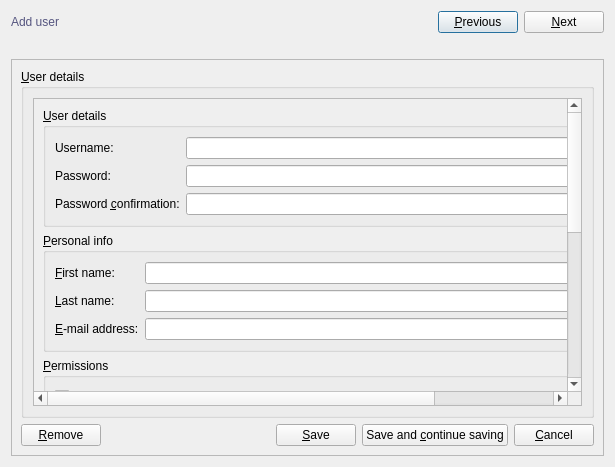
<?xml version="1.0" encoding="UTF-8"?>
<ui version="4.0">
 <class>UserForm</class>
 <widget class="QDialog" name="UserForm">
  <property name="geometry">
   <rect>
    <x>0</x>
    <y>0</y>
    <width>615</width>
    <height>467</height>
   </rect>
  </property>
  <property name="windowTitle">
   <string>User :: Form</string>
  </property>
  <property name="windowIcon">
   <iconset resource="resources.qrc">
    <normaloff>:/default/static/default/icons/22x22/face-devilish.png</normaloff>:/default/static/default/icons/22x22/face-devilish.png</iconset>
  </property>
  <layout class="QGridLayout" name="gridLayout_6">
   <item row="0" column="0">
    <layout class="QHBoxLayout" name="horizontalLayout_2">
     <item>
      <widget class="QLabel" name="titleLabel">
       <property name="styleSheet">
        <string notr="true">color: rgb(85, 85, 127);
font: 75 14pt &quot;DejaVu Sans Mono&quot;;</string>
       </property>
       <property name="text">
        <string>Add user</string>
       </property>
      </widget>
     </item>
     <item>
      <spacer name="horizontalSpacer_3">
       <property name="orientation">
        <enum>Qt::Horizontal</enum>
       </property>
       <property name="sizeHint" stdset="0">
        <size>
         <width>40</width>
         <height>20</height>
        </size>
       </property>
      </spacer>
     </item>
     <item>
      <widget class="QPushButton" name="previousPushButton">
       <property name="text">
        <string>&amp;Previous</string>
       </property>
       <property name="icon">
        <iconset resource="resources.qrc">
         <normaloff>:/default/static/default/icons/22x22/go-previous.png</normaloff>:/default/static/default/icons/22x22/go-previous.png</iconset>
       </property>
       <property name="shortcut">
        <string>Ctrl+Right, Ctrl+PgDown</string>
       </property>
      </widget>
     </item>
     <item>
      <widget class="QPushButton" name="nextPushButton">
       <property name="text">
        <string>&amp;Next</string>
       </property>
       <property name="icon">
        <iconset resource="resources.qrc">
         <normaloff>:/default/static/default/icons/22x22/go-next.png</normaloff>:/default/static/default/icons/22x22/go-next.png</iconset>
       </property>
       <property name="shortcut">
        <string>Ctrl+Left, Ctrl+PgUp</string>
       </property>
      </widget>
     </item>
    </layout>
   </item>
   <item row="1" column="0">
    <widget class="QLabel" name="statusLabel">
     <property name="text">
      <string/>
     </property>
    </widget>
   </item>
   <item row="2" column="0">
    <widget class="QFrame" name="frame">
     <property name="frameShape">
      <enum>QFrame::StyledPanel</enum>
     </property>
     <property name="frameShadow">
      <enum>QFrame::Raised</enum>
     </property>
     <layout class="QGridLayout" name="gridLayout_2">
      <item row="0" column="0">
       <widget class="QGroupBox" name="userGroupBox">
        <property name="title">
         <string>&amp;User details</string>
        </property>
        <layout class="QGridLayout" name="gridLayout">
         <item row="0" column="0">
          <widget class="QScrollArea" name="userDetailsScrollArea">
           <property name="widgetResizable">
            <bool>true</bool>
           </property>
           <widget class="QWidget" name="scrollAreaWidgetContents">
            <property name="geometry">
             <rect>
              <x>0</x>
              <y>0</y>
              <width>820</width>
              <height>686</height>
             </rect>
            </property>
            <layout class="QGridLayout" name="gridLayout_5">
             <item row="0" column="0">
              <widget class="QGroupBox" name="formGroupBox">
               <property name="title">
                <string>&amp;User details</string>
               </property>
               <layout class="QFormLayout" name="formLayout">
                <item row="0" column="0">
                 <widget class="QLabel" name="nameLabel">
                  <property name="text">
                   <string>Username:</string>
                  </property>
                  <property name="buddy">
                   <cstring>nameLineEdit</cstring>
                  </property>
                 </widget>
                </item>
                <item row="0" column="1">
                 <widget class="QLineEdit" name="nameLineEdit"/>
                </item>
                <item row="1" column="0">
                 <widget class="QLabel" name="passwordLabel">
                  <property name="text">
                   <string>Password:</string>
                  </property>
                  <property name="buddy">
                   <cstring>passwordLineEdit</cstring>
                  </property>
                 </widget>
                </item>
                <item row="1" column="1">
                 <widget class="QLineEdit" name="passwordLineEdit">
                  <property name="echoMode">
                   <enum>QLineEdit::Password</enum>
                  </property>
                 </widget>
                </item>
                <item row="2" column="0">
                 <widget class="QLabel" name="passwordConfirmationLabel">
                  <property name="text">
                   <string>Password &amp;confirmation:</string>
                  </property>
                  <property name="buddy">
                   <cstring>passwordConfirmationLineEdit</cstring>
                  </property>
                 </widget>
                </item>
                <item row="2" column="1">
                 <widget class="QLineEdit" name="passwordConfirmationLineEdit">
                  <property name="echoMode">
                   <enum>QLineEdit::Password</enum>
                  </property>
                 </widget>
                </item>
               </layout>
              </widget>
             </item>
             <item row="1" column="0">
              <widget class="QGroupBox" name="groupBox">
               <property name="title">
                <string>&amp;Personal info</string>
               </property>
               <layout class="QFormLayout" name="formLayout_2">
                <item row="0" column="0">
                 <widget class="QLabel" name="label">
                  <property name="text">
                   <string>&amp;First name:</string>
                  </property>
                  <property name="buddy">
                   <cstring>lineEdit</cstring>
                  </property>
                 </widget>
                </item>
                <item row="0" column="1">
                 <widget class="QLineEdit" name="lineEdit"/>
                </item>
                <item row="1" column="0">
                 <widget class="QLabel" name="label_2">
                  <property name="text">
                   <string>&amp;Last name:</string>
                  </property>
                  <property name="buddy">
                   <cstring>lineEdit_2</cstring>
                  </property>
                 </widget>
                </item>
                <item row="1" column="1">
                 <widget class="QLineEdit" name="lineEdit_2"/>
                </item>
                <item row="2" column="0">
                 <widget class="QLabel" name="label_3">
                  <property name="text">
                   <string>&amp;E-mail address:</string>
                  </property>
                  <property name="buddy">
                   <cstring>lineEdit_3</cstring>
                  </property>
                 </widget>
                </item>
                <item row="2" column="1">
                 <widget class="QLineEdit" name="lineEdit_3"/>
                </item>
               </layout>
              </widget>
             </item>
             <item row="2" column="0">
              <widget class="QGroupBox" name="groupBox_2">
               <property name="title">
                <string>&amp;Permissions</string>
               </property>
               <layout class="QGridLayout" name="gridLayout_3">
                <item row="0" column="0">
                 <widget class="QCheckBox" name="checkBox">
                  <property name="text">
                   <string>&amp;Active</string>
                  </property>
                 </widget>
                </item>
                <item row="0" column="1">
                 <widget class="QLabel" name="label_4">
                  <property name="text">
                   <string>Designates whether this user should be treated as active. Unselect this instead of deleting accounts.</string>
                  </property>
                  <property name="buddy">
                   <cstring>checkBox</cstring>
                  </property>
                 </widget>
                </item>
                <item row="1" column="0">
                 <widget class="QCheckBox" name="checkBox_2">
                  <property name="text">
                   <string>S&amp;taff status</string>
                  </property>
                 </widget>
                </item>
                <item row="1" column="1">
                 <widget class="QLabel" name="label_5">
                  <property name="text">
                   <string>Designates whether the user can log into this admin site.</string>
                  </property>
                  <property name="buddy">
                   <cstring>checkBox_2</cstring>
                  </property>
                 </widget>
                </item>
                <item row="3" column="1">
                 <widget class="QLabel" name="label_6">
                  <property name="text">
                   <string>Designates that this user has all permissions without explicitly assigning them.</string>
                  </property>
                  <property name="buddy">
                   <cstring>checkBox_3</cstring>
                  </property>
                 </widget>
                </item>
                <item row="4" column="1" rowspan="2">
                 <widget class="QTextEdit" name="textEdit"/>
                </item>
                <item row="3" column="0">
                 <widget class="QCheckBox" name="checkBox_3">
                  <property name="text">
                   <string>&amp;Superuser status</string>
                  </property>
                 </widget>
                </item>
                <item row="4" column="0">
                 <widget class="QLabel" name="label_7">
                  <property name="text">
                   <string>&amp;User permissions:</string>
                  </property>
                  <property name="buddy">
                   <cstring>textEdit</cstring>
                  </property>
                 </widget>
                </item>
               </layout>
              </widget>
             </item>
             <item row="3" column="0">
              <widget class="QGroupBox" name="groupBox_3">
               <property name="title">
                <string>&amp;Important dates</string>
               </property>
               <layout class="QGridLayout" name="gridLayout_4">
                <item row="0" column="0">
                 <widget class="QLabel" name="label_8">
                  <property name="text">
                   <string>&amp;Last login:</string>
                  </property>
                  <property name="buddy">
                   <cstring>dateTimeEdit</cstring>
                  </property>
                 </widget>
                </item>
                <item row="0" column="1">
                 <widget class="QDateTimeEdit" name="dateTimeEdit"/>
                </item>
                <item row="0" column="3">
                 <widget class="QLabel" name="label_9">
                  <property name="text">
                   <string>&amp;Date joined:</string>
                  </property>
                  <property name="buddy">
                   <cstring>dateTimeEdit_2</cstring>
                  </property>
                 </widget>
                </item>
                <item row="0" column="4">
                 <widget class="QDateTimeEdit" name="dateTimeEdit_2"/>
                </item>
                <item row="0" column="5">
                 <spacer name="horizontalSpacer_2">
                  <property name="orientation">
                   <enum>Qt::Horizontal</enum>
                  </property>
                  <property name="sizeHint" stdset="0">
                   <size>
                    <width>40</width>
                    <height>20</height>
                   </size>
                  </property>
                 </spacer>
                </item>
                <item row="0" column="2">
                 <spacer name="horizontalSpacer_4">
                  <property name="orientation">
                   <enum>Qt::Horizontal</enum>
                  </property>
                  <property name="sizeHint" stdset="0">
                   <size>
                    <width>40</width>
                    <height>20</height>
                   </size>
                  </property>
                 </spacer>
                </item>
               </layout>
              </widget>
             </item>
             <item row="4" column="0">
              <widget class="QGroupBox" name="groupBox_4">
               <property name="title">
                <string>&amp;Groups</string>
               </property>
               <layout class="QFormLayout" name="formLayout_3">
                <item row="0" column="0">
                 <widget class="QLabel" name="label_10">
                  <property name="text">
                   <string>&amp;Groups:</string>
                  </property>
                  <property name="buddy">
                   <cstring>textBrowser</cstring>
                  </property>
                 </widget>
                </item>
                <item row="0" column="1">
                 <widget class="QTextBrowser" name="textBrowser"/>
                </item>
               </layout>
              </widget>
             </item>
            </layout>
           </widget>
          </widget>
         </item>
        </layout>
       </widget>
      </item>
      <item row="1" column="0">
       <layout class="QHBoxLayout" name="horizontalLayout">
        <item>
         <widget class="QPushButton" name="removePushButton">
          <property name="text">
           <string>&amp;Remove</string>
          </property>
          <property name="icon">
           <iconset resource="resources.qrc">
            <normaloff>:/default/static/default/icons/22x22/edit-delete.png</normaloff>:/default/static/default/icons/22x22/edit-delete.png</iconset>
          </property>
          <property name="shortcut">
           <string>Ctrl+Del</string>
          </property>
         </widget>
        </item>
        <item>
         <spacer name="horizontalSpacer">
          <property name="orientation">
           <enum>Qt::Horizontal</enum>
          </property>
          <property name="sizeHint" stdset="0">
           <size>
            <width>40</width>
            <height>20</height>
           </size>
          </property>
         </spacer>
        </item>
        <item>
         <widget class="QPushButton" name="savePushButton">
          <property name="text">
           <string>&amp;Save</string>
          </property>
          <property name="icon">
           <iconset resource="resources.qrc">
            <normaloff>:/default/static/default/icons/22x22/dialog-ok-apply.png</normaloff>:/default/static/default/icons/22x22/dialog-ok-apply.png</iconset>
          </property>
          <property name="shortcut">
           <string>Ctrl+S</string>
          </property>
         </widget>
        </item>
        <item>
         <widget class="QPushButton" name="saveAndContinueSavingPushButton">
          <property name="text">
           <string>Save and &amp;continue saving</string>
          </property>
          <property name="icon">
           <iconset resource="resources.qrc">
            <normaloff>:/default/static/default/icons/22x22/dialog-ok.png</normaloff>:/default/static/default/icons/22x22/dialog-ok.png</iconset>
          </property>
          <property name="shortcut">
           <string>Ctrl+Shift+S</string>
          </property>
         </widget>
        </item>
        <item>
         <widget class="QPushButton" name="cancelPushButton">
          <property name="text">
           <string>&amp;Cancel</string>
          </property>
          <property name="icon">
           <iconset resource="resources.qrc">
            <normaloff>:/default/static/default/icons/22x22/dialog-cancel.png</normaloff>:/default/static/default/icons/22x22/dialog-cancel.png</iconset>
          </property>
          <property name="shortcut">
           <string>Ctrl+W</string>
          </property>
         </widget>
        </item>
       </layout>
      </item>
     </layout>
    </widget>
   </item>
  </layout>
 </widget>
 <tabstops>
  <tabstop>savePushButton</tabstop>
  <tabstop>saveAndContinueSavingPushButton</tabstop>
  <tabstop>removePushButton</tabstop>
  <tabstop>nextPushButton</tabstop>
  <tabstop>cancelPushButton</tabstop>
 </tabstops>
 <resources>
  <include location="resources.qrc"/>
 </resources>
 <connections/>
</ui>
